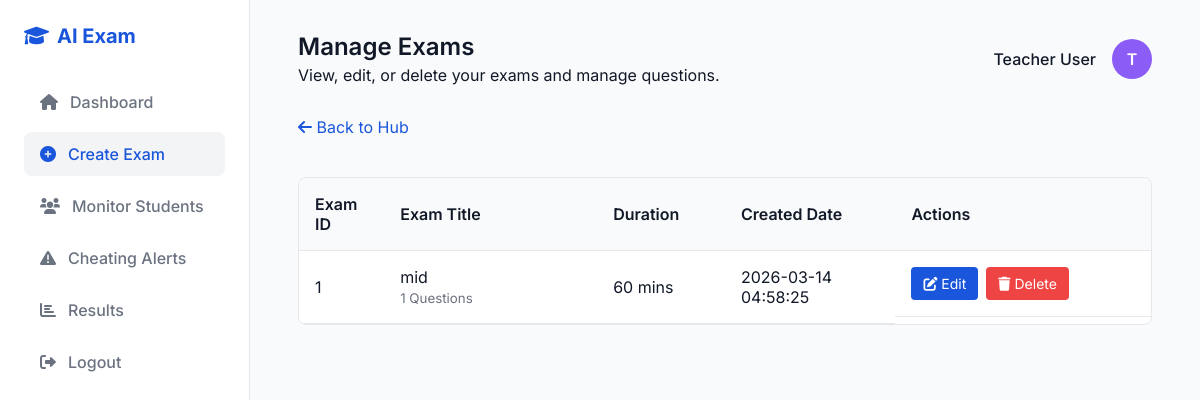
The page /teacher/manage_exams (signed in) on the database as committed earlier.
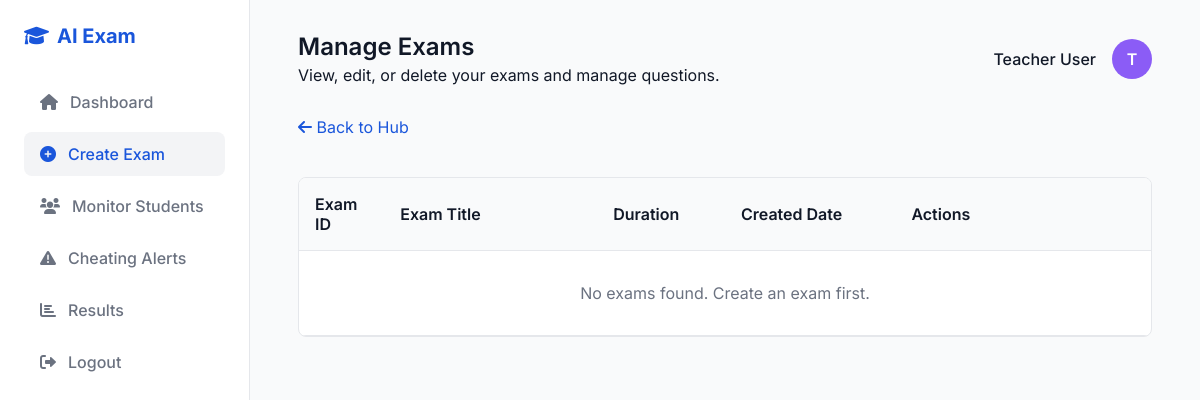
The same page on the database as committed later.
### tables this page shows
CREATE TABLE exams (
            id INTEGER PRIMARY KEY AUTOINCREMENT,
            exam_name TEXT NOT NULL,
            duration INTEGER NOT NULL,
            created_date DATETIME DEFAULT CURRENT_TIMESTAMP,
            created_by INTEGER NOT NULL,
            FOREIGN KEY (created_by) REFERENCES users (id)
        );

### app.py (the view)
@app.route('/teacher/manage_exams')
def manage_exams():
    if session.get('role') != 'teacher':
        return redirect(url_for('login'))
    conn = get_db_connection()
    exams = conn.execute('''
        SELECT e.*,
               (SELECT COUNT(*) FROM questions q WHERE q.exam_id = e.id) as question_count
        FROM exams e
        WHERE e.created_by = ?
    ''', (session['user_id'],)).fetchall()
    conn.close()
    return render_template('manage_exams.html', exams=exams)

### app.py (called while the page is built)
def get_db_connection():
    conn = sqlite3.connect(DATABASE)
    conn.row_factory = sqlite3.Row
    return conn

### templates/manage_exams.html (shortened to what the changed rows need)
<!DOCTYPE html>
<html lang="en">
<head>
    <link rel="stylesheet" href="{{ url_for('static', filename='style.css') }}">
    <link href="https://cdnjs.cloudflare.com/ajax/libs/font-awesome/6.0.0/css/all.min.css" rel="stylesheet">
</head>
<body>
    <div class="dashboard-layout">
        <main class="main-content">
            <div class="table-container">
                <table class="data-table">
                    <thead>
                        <tr>
                            <th style="width: 10%;">Exam ID</th>
                            <th style="width: 25%;">Exam Title</th>
                            <th style="width: 15%;">Duration</th>
                            <th style="width: 20%;">Created Date</th>
                            <th style="width: 30%;">Actions</th>
                        </tr>
                    </thead>
                    <tbody>
                        {% if exams %}
                            {% for exam in exams %}
                            <tr>
                                <td>{{ exam.id }}</td>
                                <td>{{ exam.exam_name }}<br><small style="color: var(--text-muted);">{{ exam.question_count }} Questions</small></td>
                                <td>{{ exam.duration }} mins</td>
                                <td>{{ exam.created_date if exam.created_date else 'N/A' }}</td>
                                <td class="actions-col">
                                    <a href="{{ url_for('manage_questions', exam_id=exam.id) }}" class="btn-action btn-edit" title="Manage Questions">
                                        <i class="fas fa-edit"></i> Edit
                                    </a>
                                    <form action="{{ url_for('delete_exam', exam_id=exam.id) }}" method="POST" onsubmit="return confirm('Are you sure you want to delete this exam and ALL its questions? This action cannot be undone.');" style="margin: 0;">
                                        <button type="submit" class="btn-action btn-delete" title="Delete Exam">
                                            <i class="fas fa-trash"></i> Delete
                                        </button>
                                    </form>
                                </td>
                            </tr>
                            {% endfor %}
                        {% else %}
                            <tr>
                                <td colspan="5" style="padding: 2rem; text-align: center; color: var(--text-muted);">No exams found. Create an exam first.</td>
                            </tr>
                        {% endif %}
                    </tbody>
                </table>
            </div>
        </main>
    </div>
</body>
</html>

Rows that differ between the two databases and show on the page:
removed exams: id "1", exam_name "mid", question_count "1", duration "60", created_date "2026-03-14 04:58:25"
Other text that changed with them:
text now shown: "No exams found. Create an exam first."
